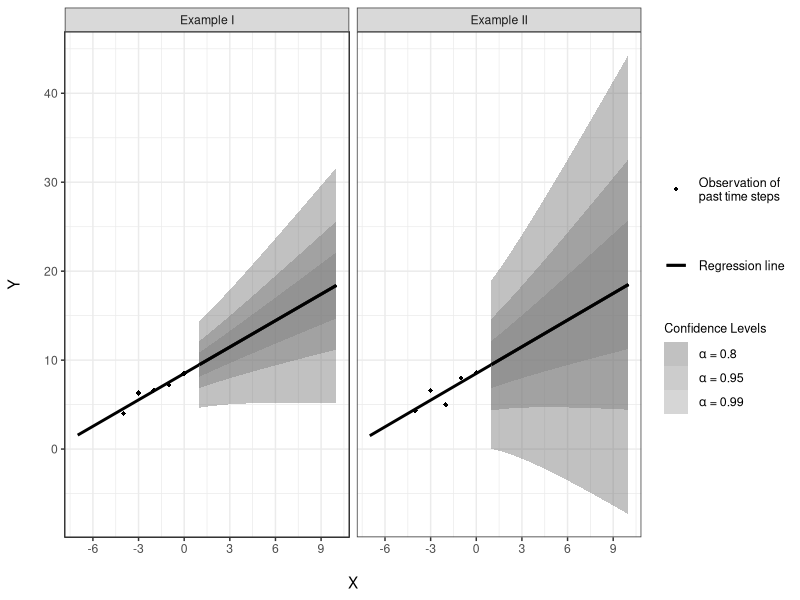
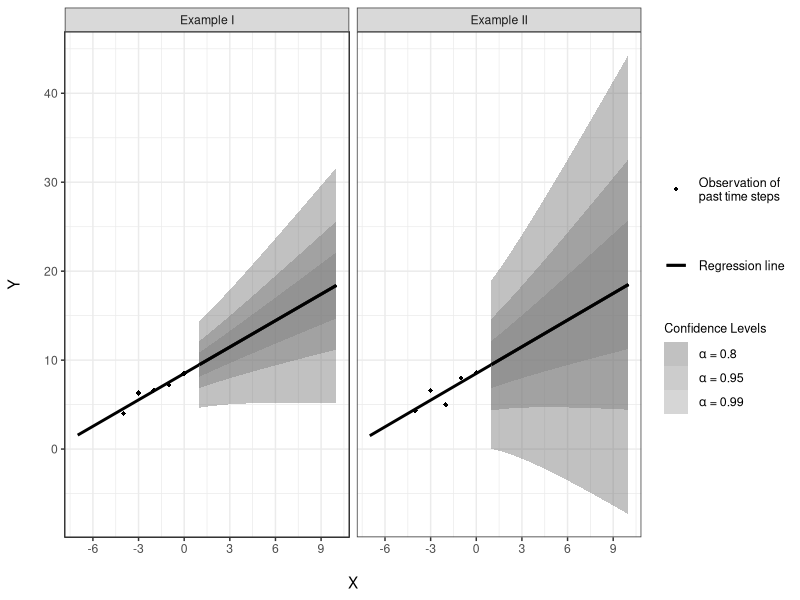

Recreate these plots in R, in order.
library(ggplot2)
x=c(-4,-3,-2,-1,0)
y=c(4,6.3,6.6,7.2,8.5)
xy=data.frame(x, y)
xy$variable=rep("Example I",dim(xy)[1])
mdl=lm(y~x,data=xy)

y2=c(4.3,6.6,5,8,8.6)
xy2=data.frame(x,y)
xy2$y=y2
xy2$variable=rep("Example II",dim(xy2)[1])
mdl2=lm(y2~x,data=xy2)

xy_all=rbind(xy,xy2)

predx0 <- data.frame(x = seq(from = -7, to = 10, by = 0.1))
predx1 <- data.frame(x = seq(from = 1, to = 10, by = 0.1))

pred.int0 <- cbind(predx0, predict(mdl, predx0 ,interval="predict"))
pred.int0$variable<-rep("Example I",dim(pred.int0)[1])
pred.int1 <- cbind(predx1, predict(mdl, predx1,interval="predict"))
pred.int1$variable<-rep("Example I",dim(pred.int1)[1])
pred.int2 <- cbind(predx1, predict(mdl, predx1,interval="predict",level=0.8))
pred.int2$variable<-rep("Example I",dim(pred.int2)[1])
pred.int3 <- cbind(predx1, predict(mdl, predx1,interval="predict",level=0.8))
pred.int3$variable<-rep("Example I",dim(pred.int3)[1])
pred.int4 <- cbind(predx1, predict(mdl, predx1,interval="predict",level=0.99))
pred.int4$variable<-rep("Example I",dim(pred.int4)[1])


pred1.int0 <- cbind(predx0, predict(mdl2, predx0 ,interval="predict"))
pred1.int0$variable<-rep("Example II",dim(pred1.int0)[1])
pred1.int1 <- cbind(predx1, predict(mdl2, predx1,interval="predict"))
pred1.int1$variable<-rep("Example II",dim(pred1.int1)[1])
pred1.int2 <- cbind(predx1, predict(mdl2, predx1,interval="predict",level=0.8))
pred1.int2$variable<-rep("Example II",dim(pred1.int2)[1])
pred1.int3 <- cbind(predx1, predict(mdl2, predx1,interval="predict",level=0.8))
pred1.int3$variable<-rep("Example II",dim(pred1.int3)[1])
pred1.int4 <- cbind(predx1, predict(mdl2, predx1,interval="predict",level=0.99))
pred1.int4$variable<-rep("Example II",dim(pred1.int4)[1])


pred0_all=rbind(pred.int0,pred1.int0)
pred1_all=rbind(pred.int1,pred1.int1)
pred1_all$level=rep(0.95,dim(pred1_all)[1])
pred2_all=rbind(pred.int2,pred1.int2)
pred2_all$level=rep(0.8,dim(pred2_all)[1])
pred3_all=rbind(pred.int3,pred1.int3)
pred4_all=rbind(pred.int4,pred1.int4)
pred4_all$level=rep(0.99,dim(pred4_all)[1])

pred_all=rbind(pred1_all,pred2_all,pred4_all)

g_all.pred <- ggplot(pred2_all, aes(x = x, y = fit,linetype="Regression"))+
  geom_point(data = xy_all, aes(x = x, y = y,shape="DataPoints"),colour = "black") +
  geom_smooth(data = pred0_all, aes(x=x,y=fit), stat = "identity",color="black")+
  geom_smooth(data = pred_all[pred_all$level==0.8,], aes(x=x,ymin = lwr, ymax = upr,fill=factor(level)), color="black",stat = "identity")+
  geom_smooth(data = pred_all[pred_all$level==0.95,], aes(x=x,ymin = lwr, ymax = upr,fill=factor(level)), color="black",stat = "identity")+
  #geom_smooth(data = pred.int3, aes(x=x,y=fit,ymin = lwr, ymax = upr), stat = "identity")+
  geom_smooth(data = pred_all[pred_all$level==0.99,], aes(x=x,ymin = lwr, ymax = upr,fill=factor(level)), color="black",stat = "identity")+
  theme_bw()+
  ylab("Y\n")+
  xlab("\nX")+
  scale_x_continuous(breaks=c(-6,-3,0,3,6,9),labels=c(-6,-3,0,3,6,9),limits=c(-7,10))+
  facet_wrap(~variable)+
  theme(legend.position="right",legend.text=element_text(size=9),legend.title=element_text(size=9))+
scale_fill_manual(name="\nConfidence Levels",values=c("0.8"="grey60","0.95"="grey50","0.99"="grey40"),
  labels=c(expression(~alpha~"="~"0.8  "),expression(~alpha~"="~"0.95"),expression(~alpha~"="~"0.99")),
  breaks=c("0.99","0.95","0.8"))+
scale_shape_manual(name="",values = c("DataPoints"=18),labels=c(" Observation of\n past time steps"))+
scale_linetype_manual(name="",values = c("Regression"=1),labels=c(" Regression line"))+
  guides(fill = guide_legend(override.aes = list(linetype = 0),order=3),
         linetype=guide_legend(override.aes=list(fill="white"),order=2),
         shape=guide_legend(order=1))
g_all.pred
setwd("/home/marvin/Schreibtisch/Master/Master Thesis Latex/pics")
ggsave(filename= paste("predictionInterval.pdf"),plot=g_all.pred, width=16.66, height=10.44, units="cm")

# 
# g.pred <- ggplot(pred.int2, aes(x = x, y = fit))+
#   geom_point(data = xy, aes(x = x, y = y)) +
#   geom_smooth(data = pred.int0, aes(x=x,y=fit), stat = "identity")+
#   geom_smooth(data = pred.int1, aes(x=x,y=fit,ymin = lwr, ymax = upr), stat = "identity")+
#   geom_smooth(data = pred.int2, aes(x=x,y=fit,ymin = lwr, ymax = upr), stat = "identity")+
#   #geom_smooth(data = pred.int3, aes(x=x,y=fit,ymin = lwr, ymax = upr), stat = "identity")+
#   geom_smooth(data = pred.int4, aes(x=x,y=fit,ymin = lwr, ymax = upr), stat = "identity")+
#   theme_bw()+
#   ylab("Y")+
#   xlab("X")+
#   scale_x_continuous(breaks=c(-6,-4,-2,0,2,4,6,8),labels=c(-6,-4,-2,0,2,4,6,8))
# g.pred
# 
# g2.pred <- ggplot(pred1.int2, aes(x = x, y = fit))+
#   geom_point(data = xy, aes(x = x, y = y)) +
#   geom_smooth(data = pred1.int0, aes(x=x,y=fit), stat = "identity")+
#   geom_smooth(data = pred1.int1, aes(x=x,y=fit,ymin = lwr, ymax = upr), stat = "identity")+
#   geom_smooth(data = pred1.int2, aes(x=x,y=fit,ymin = lwr, ymax = upr), stat = "identity")+
#   #geom_smooth(data = pred1.int3, aes(x=x,y=fit,ymin = lwr, ymax = upr), stat = "identity")+
#   geom_smooth(data = pred1.int4, aes(x=x,y=fit,ymin = lwr, ymax = upr), stat = "identity")+
#   theme_bw()+
#   ylab("Y")+
#   xlab("X")+
#   scale_x_continuous(breaks=c(-6,-4,-2,0,2,4,6,8),labels=c(-6,-4,-2,0,2,4,6,8))
# g2.pred